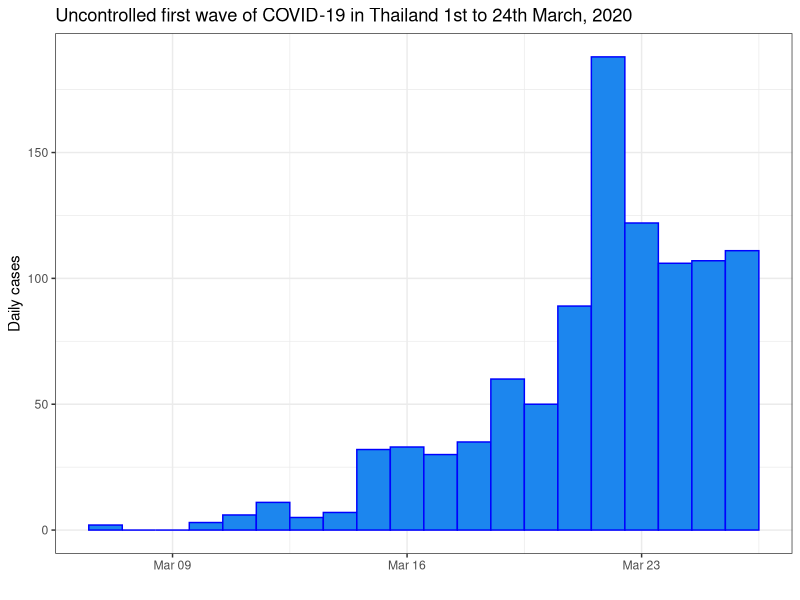
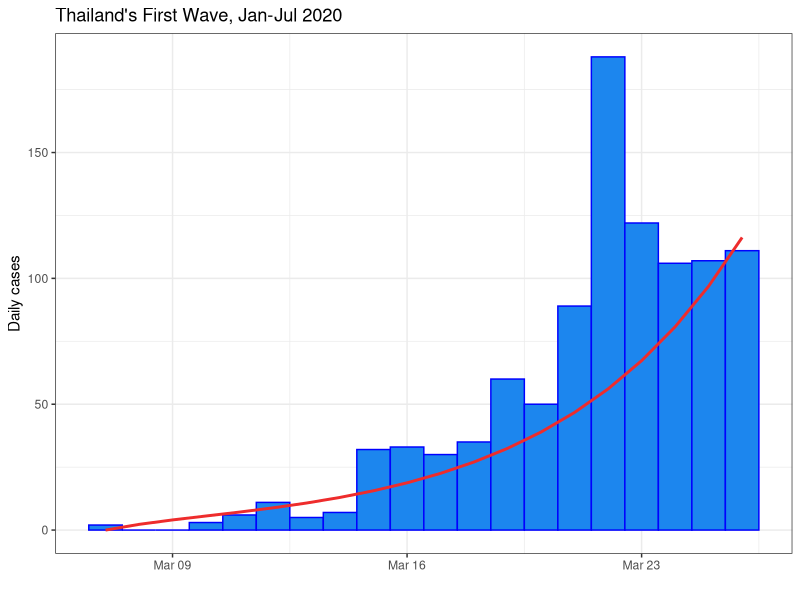
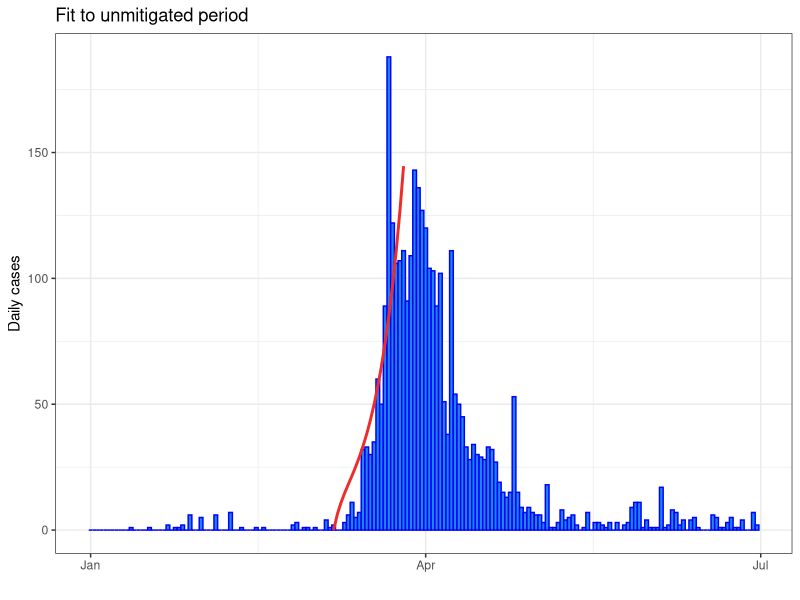
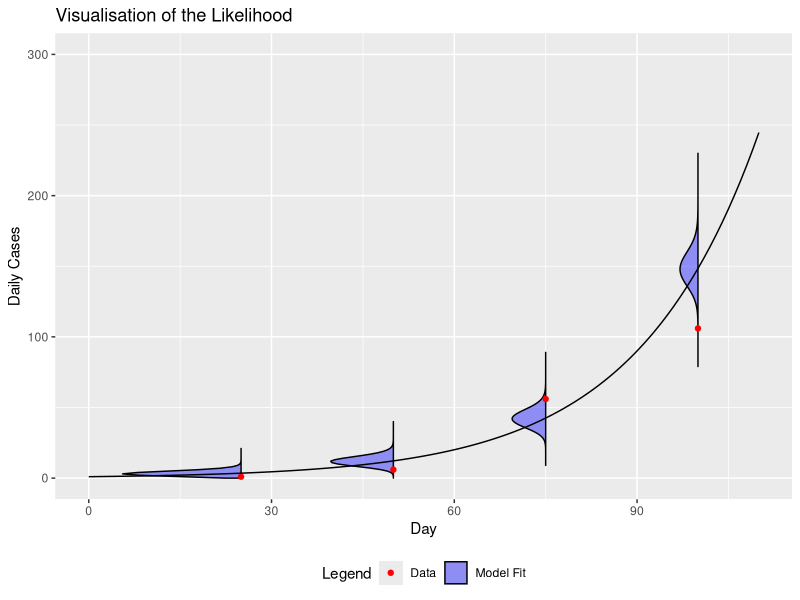
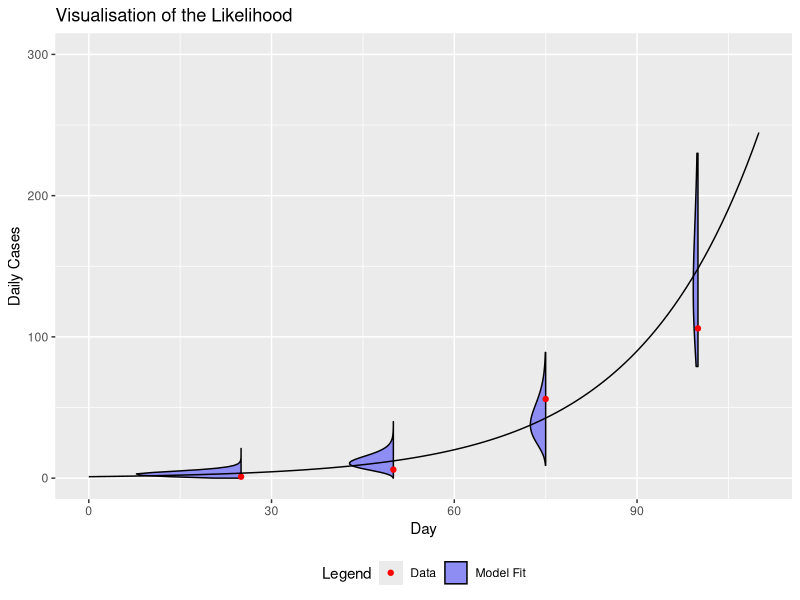
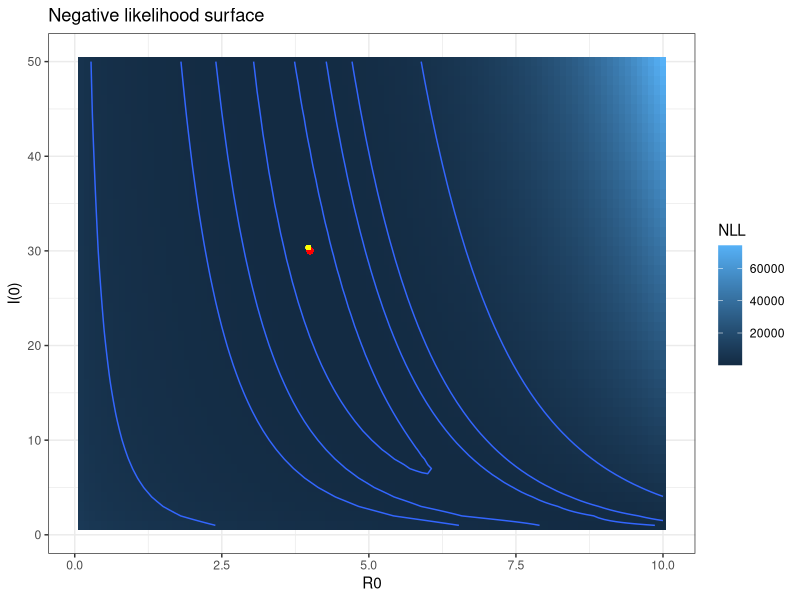
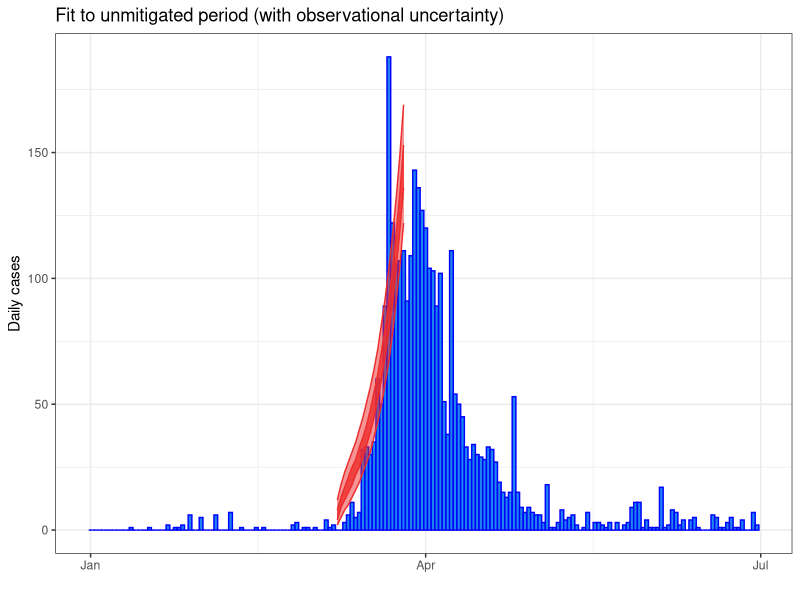

These figures' R source, in order:
## ---- chunk 1
knitr::opts_chunk$set(
    g.align = "center"
)
## ---- chunk 2
#| message: false
# SPARK Modelling Short course

#########################
## FITTING MODELS IN R ##
#########################
library(dplyr)
library(deSolve)
library(ggplot2)
## ---- chunk 3
# Data imports and filtering
first_wave <- read.csv("first_wave_TH.csv", colClasses = c("Date", "numeric", "numeric"))
# fixing the format of date
first_wave$Date <- as.Date(first_wave$Date, format = "%Y-%m-%d")
# Time window
start_date <- as.Date("2020-03-07")
end_date <- as.Date("2020-03-26")

# Filter data to capture period prior to interventions. This has already been done in the last session.
uncontrolled_period <- first_wave %>%
    filter(Date >= start_date, Date <= end_date)

# Plot the filtered data
ggplot(uncontrolled_period) +
    geom_col(aes(x = Date, y = Cases), width = 1, fill = "dodgerblue2", colour = "blue") +
    ylab("Daily cases") +
    xlab("") +
    ggtitle("Uncontrolled first wave of COVID-19 in Thailand 1st to 24th March, 2020") +
    theme_bw()
## ---- chunk 4
## Define model as per the previous session
# Time window
times <- seq(start_date, end_date, by = 1)

# Model parameters
parameters <- c(
    R0 = 4,
    latent_period = 5,
    infectious_period = 6
)

# Initial conditions
Total_population <- 6.6e7 # Population of Thailand
Initial_exposed <- 0
Initial_infectious <- 20 # Initial infectious seed
Initial_recovered <- 0
Initial_susceptible <- Total_population - Initial_exposed - Initial_infectious - Initial_recovered

# State variables
state <- c(
    Susceptible = Initial_susceptible,
    Exposed = Initial_exposed,
    Infectious = Initial_infectious,
    Recovered = Initial_recovered
)


# Model function
COVID.base <- function(t, state, parameters) {
    with(as.list(c(state, parameters)), {
        # Calculate the total population size
        Total_population <- Susceptible + Exposed + Infectious + Recovered

        # Calculate the average force of infection imposed on each susceptible individual
        force_of_infection <- R0 * Infectious / (Total_population * infectious_period)

        # Calculate the net (instantaneous) change in each state variable
        Susceptible_change <- -force_of_infection * Susceptible
        Exposed_change <- force_of_infection * Susceptible - Exposed / latent_period
        Infectious_change <- Exposed / latent_period - Infectious / infectious_period
        Recovered_change <- Infectious / infectious_period

        # Return net changes as list
        return(list(
            c(
                Susceptible_change,
                Exposed_change,
                Infectious_change,
                Recovered_change
            )
        ))
    })
}

solve.base.model <- function(y_ = state,
                             times_ = times,
                             func. = COVID.base,
                             parms_ = parameters) {
    out <- ode(
        y = y_,
        times = as.numeric(times_ - times_[1]),
        func = func.,
        parms = parms_
    )

    # Calculate the prevalence, incidence and cumulative incidence (for comparison with data)
    out <- as.data.frame(out) %>%
        mutate(
            Prevalence = Exposed + Infectious,
            Incidence = Exposed / parms_["latent_period"],
            Cumulative_incidence = cumsum(Incidence) + Incidence[1],
            Population = Susceptible + Exposed + Infectious + Recovered,
            Date = times_
        )

    return(out)
}
## ---- chunk 5
# now we use the model developed in the last session and solve it
# for an initial set of parameters, an initial state and using times
# from just 7th - 26th  of March 2020
out_init <- solve.base.model(
    y_ = state,
    times_ = times,
    func. = COVID.base,
    parms_ = parameters
)

# Plot the filtered data and the first model "guess"
ggplot(uncontrolled_period) +
    geom_col(aes(x = Date, y = Cases), width = 1, fill = "dodgerblue2", colour = "blue") +
    geom_line(data = out_init, aes(x = Date, y = Incidence), linewidth = 1, colour = "firebrick2") +
    ylab("Daily cases") +
    xlab("") +
    ggtitle("Thailand's First Wave, Jan-Jul 2020") +
    theme_bw()
## ---- chunk 6
# find the sum of the residuals squared for day 2 until day 24
SSQ_initial <- sum((uncontrolled_period$Cases[-1] - out_init$Incidence[-1])^2)
SSQ_initial
## ---- chunk 7
# transform the parameters
# The search / optimization algorithm we employ searches over
# the range (-Inf, Inf) for each variable. In our application
# we are only interested in solutions in the range (0, Inf)
# for R0 and I(0). Therefore, it
# would be a good idea to apply a transformation to our
# search space so that we are not wasting time exploring
# infeasible regions of parameter space.
initial_transformed_parameters <- log(c(
    "R0" = 4,
    "Initial_infectious" = 20
))
## ---- chunk 8
#### Fitting routine ####

# We have selected R0 and I(0) as our free parameters
# We need a function that accepts R0 and I(0) as arguments,
# solves the model using these inputs, and calculates the
# sum of squares of the data given these parameters

SSQ_function <- function(transformed_parameters,
                         data = uncontrolled_period$Cases[-1],
                         state_base = state,
                         times_ = times,
                         func. = COVID.base,
                         parms_base = parameters) {

    # Untransform parameters
    R0 <- exp(transformed_parameters["R0"])
    Initial_infectious <- exp(transformed_parameters["Initial_infectious"])

    # Calculate updated susceptible population
    Initial_susceptible <- state_base["Susceptible"] + state_base["Infectious"] - Initial_infectious

    # Overwrite baseline parameters with proposed parameters
    parms_base["R0"] <- R0
    state_base["Susceptible"] <- Initial_susceptible
    state_base["Infectious"] <- Initial_infectious

    # Solve model with updated parameters
    out <- solve.base.model(
        state_base,
        times_,
        func.,
        parms_base
    )
    return(
        sum((uncontrolled_period$Cases[-1] - out$Incidence[-1])^2)
    )
}
## ---- chunk 9
SSQ_initial_from_function <- SSQ_function(initial_transformed_parameters)
SSQ_initial_from_function
SSQ_initial
## ---- chunk 10
#### Optimal parameters ####

# Use the optim function to determine the parameters that
# minimize the negative log-likelihood (i.e., maximize
# the likelihood)
# We will use the Nelder-Mead optimization solver
optim_NM <- optim(
    par = initial_transformed_parameters,
    fn = SSQ_function,
    control = list(maxit = 500),
    method = "Nelder-Mead",
    hessian = TRUE
)
## ---- chunk 11
# Check for convergence (always code 0 for NM)
optim_NM$convergence # 0 - converged; 1 - failed to converge

# Inspect solution
optim_NM$par
## ---- chunk 12
# Back-transform parameters
optimum_parameters <- exp(optim_NM$par)
optimum_parameters
## ---- chunk 13
# Inspect the optimal sum of squared residuals
optimum_SSQ <- optim_NM$value
optimum_SSQ
## ---- chunk 14
#### Optimal model solution ####

# Create the optimal parameter and state vectors
optimal_parameters <- parameters
optimal_parameters["R0"] <- optimum_parameters["R0"]

optimal_initial_state <- state
optimal_initial_state["Susceptible"] <- state["Susceptible"] + state["Infectious"] - optimum_parameters["Initial_infectious"]
optimal_initial_state["Infectious"] <- optimum_parameters["Initial_infectious"]

# Solve the model given the optimal parameters and initial conditions
optimal_solution <- solve.base.model(
    y_ = optimal_initial_state,
    times_ = times,
    func. = COVID.base,
    parms = optimal_parameters
)


# Plot the optimal solution
ggplot(first_wave) +
    geom_col(aes(x = Date, y = Cases), width = 1, fill = "dodgerblue2", colour = "blue") +
    geom_line(data = optimal_solution, aes(x = Date, y = Incidence), linewidth = 1, colour = "firebrick2") +
    ylab("Daily cases") +
    xlab("") +
    ggtitle("Fit to unmitigated period") +
    theme_bw()
## ---- chunk 15
#| label: Likelihood
#| fig-cap: "The likelihood assigns the probability of observing data given your underlying model and model parameters."
#| echo: false
#| message: false
set.seed(1)
library(magrittr)
library(dplyr)
library(ggplot2)
sir_data <- tibble(t = c(25, 50, 75, 100), y = exp(0.05 * t)) %>%
    rowwise() %>%
    mutate(rand_y = rpois(1, y))
sir_data <- tibble(t = c(25, 50, 75, 100), y = exp(0.05 * t)) %>%
    rowwise() %>%
    mutate(rand_y = rnbinom(1, mu = y, size = 5))
# # SIR contains the answer
sir <- tibble(t = 0:110, y = exp(0.05 * t))
# Construct the fun figure
distribution_data <- tibble()
times_gg <- c(25, 50, 75, 100)
for (time in times_gg) {
    distribution_data <- distribution_data %>% bind_rows(., tibble(t = time, height = 0:300, width = dpois(height, (sir %>% filter(t == time))$y), width2 = dnbinom(height, mu = (sir %>% filter(t == time))$y, size = 10)))
}

ggplot() +
    geom_ribbon(
        data = distribution_data %>% filter(width >= 1e-10),
        aes(xmin = t, xmax = t - 90 * width, y = height, group = t, fill = "Model Fit", color = "Model Fit"),
        outline.type = "full", alpha = 0.4
    ) +
    geom_point(
        data = sir_data,
        aes(x = t, y = rand_y, color = "Data", fill = "Data")
    ) +
    geom_line(data = sir, aes(y = y, x = t)) +
    scale_y_continuous("Daily Cases", limits = c(NA, 300)) +
    scale_x_continuous("Day") +
    ggtitle("Visualisation of the Likelihood") +
    scale_fill_manual(name = "Legend", values = c("Model Fit" = "blue", "Data" = "red")) +
    scale_color_manual(name = "Legend", values = c("Data" = "red", "Model Fit" = "black")) +
    theme(legend.position = "bottom")

## ---- chunk 16
#| label: NegativeBinomialLikelihood
#| fig-cap: "Changing the assumed distribution that the data is from will change the likelihood. We can see that by assuming that each data point is negative binomial we get more variance in our distribution."
#| echo: false
#| message: false
ggplot() +
    geom_ribbon(
        data = distribution_data %>% filter(width >= 1e-10),
        aes(xmin = t, xmax = t - 90 * width2, y = height, group = t, fill = "Model Fit", color = "Model Fit"),
        outline.type = "full", alpha = 0.4
    ) +
    geom_point(
        data = sir_data,
        aes(x = t, y = rand_y, color = "Data", fill = "Data")
    ) +
    geom_line(data = sir, aes(y = y, x = t)) +
    scale_y_continuous("Daily Cases", limits = c(NA, 300)) +
    scale_x_continuous("Day") +
    ggtitle("Visualisation of the Likelihood") +
    scale_fill_manual(name = "Legend", values = c("Model Fit" = "blue", "Data" = "red")) +
    scale_color_manual(name = "Legend", values = c("Data" = "red", "Model Fit" = "black")) +
    theme(legend.position = "bottom")

## ---- chunk 17
#### Fitting routine ####

# We have selected R0 and I(0) as our free parameters
# We need a function that accepts R0 and I(0) as arguments,
# solves the model using these inputs, and calculates the
# negative log-likelihood of the data given these parameters


negative_log_likelihood <- function(transformed_parameters,
                                    data = uncontrolled_period$Cases[-1],
                                    state_base = state,
                                    times_ = times,
                                    func. = COVID.base,
                                    parms_base = parameters) {

    # Untransform parameters
    R0 <- exp(transformed_parameters["R0"])
    Initial_infectious <- exp(transformed_parameters["Initial_infectious"])
    # Calculate updated susceptible population
    Initial_susceptible <- state_base["Susceptible"] + state_base["Infectious"] - Initial_infectious

    # Overwrite baseline parameters with proposed parameters
    parms_base["R0"] <- R0
    state_base["Susceptible"] <- Initial_susceptible
    state_base["Infectious"] <- Initial_infectious

    # Solve model with updated parameters
    out <- solve.base.model(
        state_base,
        times_,
        func.,
        parms_base
    )

    return(-sum(dpois(
        x = data,
        lambda = out$Incidence[-1],
        log = TRUE
    )))
}
## ---- chunk 18
#### Optimal parameters ####

# Use the optim function to determine the parameters that
# minimize the negative log-likelihood (i.e., maximize
# the likelihood)
# We will use the Nelder-Mead optimization solver
optim_NM <- optim(
    par = initial_transformed_parameters,
    fn = negative_log_likelihood,
    control = list(maxit = 500),
    method = "Nelder-Mead",
    hessian = TRUE
)
## ---- chunk 19
# Check for convergence (always code 0 for NM)
optim_NM$convergence # 0 - converged; 1 - failed to converge

# Inspect solution
optim_NM$par
## ---- chunk 20
# Back-transform parameters
optimum_parameters <- exp(optim_NM$par)
optimum_parameters
## ---- chunk 21
#| cache: TRUE
#| warning: false
# Specify search grid
R0_vec <- seq(from = 0.1, to = 10, by = 0.1)
initial_infectious_vec <- seq(from = 1, to = 50, by = 1)

# the function that will perform grid search

nll.grid <- function(R0_vec, initial_infectious_vec) {
    parameter_grid <- expand.grid(
        R0 = R0_vec,
        initial_infectious = initial_infectious_vec
    )
    nll <- data.frame(matrix(nrow = nrow(parameter_grid), ncol = 1))
    colnames(nll) <- "NLL"
    for (row_of_params in seq(1, dim(parameter_grid)[1])) {
        transformed_params <- log(c(
            "R0" = parameter_grid[row_of_params, 1],
            "Initial_infectious" = parameter_grid[row_of_params, 2]
        ))
        nll[row_of_params, ] <- negative_log_likelihood(transformed_params)
    }
    return(data.frame(
        Reproduction_number = parameter_grid["R0"],
        Initial_infectious = parameter_grid["initial_infectious"],
        nll
    ))
}

# call the function that will calculate likelihood surface
nll_grid_results <- nll.grid(R0_vec, initial_infectious_vec)


# Plot likelihood surface
nll_plot <- nll_grid_results %>%
    ggplot2::ggplot(aes(
        x = R0,
        y = initial_infectious,
        fill = NLL,
        z = NLL
    )) +
    geom_tile() +
    geom_contour(breaks = c(100, 110, 120, 130, 200, 500, 1000, 4000)) +
    ylab("I(0)") +
    xlab("R0") +
    ggtitle("Negative likelihood surface") +
    theme_bw()

# Extract optimum from grid search
grid_optimum <- nll_grid_results[which.min(nll_grid_results$NLL), ]
grid_optimum

# Superimpose optimum on likelihood surface plot
nll_plot <- nll_plot +
    geom_point(aes(
        x = grid_optimum$R0,
        y = grid_optimum$initial_infectious
    ),
    colour = "red",
    )
# Superimpose optimal point to negative-log-likelihood plot
nll_plot <- nll_plot + geom_point(aes(
    x = optimum_parameters["R0"],
    y = optimum_parameters["Initial_infectious"]
),
colour = "yellow",
size = 1
)

print(nll_plot)
## ---- chunk 22
# Calculate the observational confidence intervals
optimal_solution <- optimal_solution %>%
    mutate(
        lower50 = qpois(p = 0.25, lambda = Incidence), # 50% confidence interval (i.e., 25 - 75th centiles)
        upper50 = qpois(p = 0.75, lambda = Incidence),
        lower95 = qpois(p = 0.025, lambda = Incidence), # 95% confidence interval (i.e., 2.5 - 97.5th centiles)
        upper95 = qpois(p = 0.975, lambda = Incidence)
    )

# Plot confidence intervals as ribbons around the central estimates
ggplot(first_wave) +
    geom_col(aes(x = Date, y = Cases), width = 1.0, fill = "dodgerblue2", colour = "blue") +
    geom_ribbon(data = optimal_solution[-1, ], aes(x = Date, ymin = lower50, ymax = upper50), fill = "firebrick2", colour = "firebrick2", alpha = 0.8) +
    geom_ribbon(data = optimal_solution[-1, ], aes(x = Date, ymin = lower95, ymax = upper95), fill = "firebrick2", colour = "firebrick2", alpha = 0.5) +
    ylab("Daily cases") +
    xlab("") +
    ggtitle("Fit to unmitigated period (with observational uncertainty)") +
    theme_bw()
## ---- chunk 23
optim_NM$hessian
## ---- chunk 24
# Covariance matrix
covar_matrix <- solve(optim_NM$hessian)
covar_matrix
## ---- chunk 25
# Now use the covariance matrix to generate standard errors for each parameter
std_errors <- sqrt(diag(covar_matrix))
estimates_transformed <- data.frame(
    estimate = optim_NM$par,
    std_error = std_errors
) %>%
    mutate(
        lower95CI = estimate - 1.96 * std_error,
        upper95CI = estimate + 1.96 * std_error
    )
estimates_transformed


# Back-transform estimates and confidence intervals
estimates <- exp(estimates_transformed[, -2])
estimates
